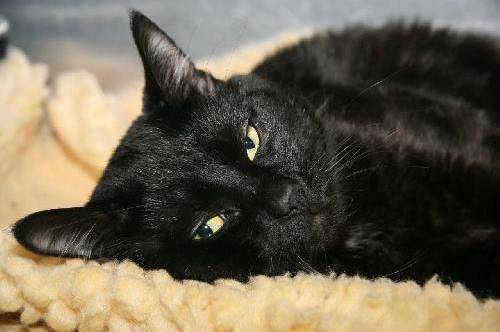
#> input picture Data_set/train/cat.10027.jpg, 500 x 332 px, found by its file name; its folder holds only this picture in this run
$ jupyter execute --allow-errors SVM.ipynb
#> lines starting #> are read from the running program, lines starting #| are printed output that depends on the picture
[cell 1]
import os
import numpy as np
import pandas as pd
from sklearn.model_selection import train_test_split
from sklearn.svm import SVC
from sklearn.metrics import accuracy_score
from PIL import Image

[cell 2]
def load_images_from_folder(folder, image_size=(64, 64)):
#> called with image_size = (64, 64)
    images = []
    labels = []

    for filename in os.listdir(folder):
        if filename.endswith('.jpg'):
            # Derive the label from the filename
            if 'cat' in filename:
                label = 0  # Label 0 for cats
            elif 'dog' in filename:
                label = 1  # Label 1 for dogs
            else:
                continue

            img_path = os.path.join(folder, filename)
            try:
                img = Image.open(img_path).convert('L')  # Convert to grayscale
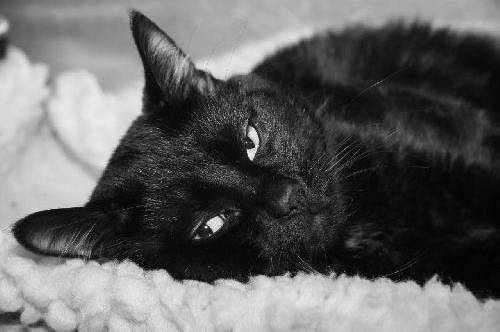
#> img: PIL image 500x332 L; min 0, max 253, mean 98.2
                img = img.resize(image_size)
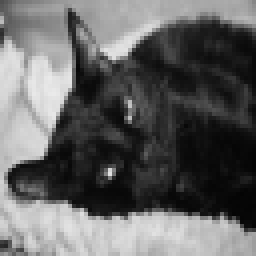
#> img: PIL image 64x64 L (shown 4 times larger); min 4, max 234, mean 98.2
                img_array = np.array(img).flatten()  # Flatten the image
#> img_array = 4096 values, max 234 at index 1485, min 4 at index 2623, mean 98.16
                images.append(img_array)
                labels.append(label)
            except Exception as e:
                print(f"Error loading image {filename}: {e}")

    return images, labels

# Path to the train folder

[cell 3]
train_folder = '/home/abhi/Documents/intern_ml/PRODIGY_ML_03/Data_set/train'

[cell 4]
# Load data and labels
images, labels = load_images_from_folder(train_folder)
#> images = 1 item; labels = [0]

# Convert lists to arrays
X = np.array(images)
y = np.array(labels)
#> y = [0]

# Split data into training and testing sets

$ run again, on Data_set/train/cat.10829.jpg
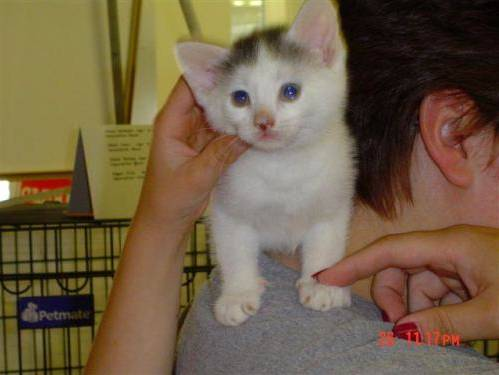
#> input picture Data_set/train/cat.10829.jpg, 499 x 375 px, found by its file name
#> in load_images_from_folder, `img = Image.open(img_path).convert('L')`:
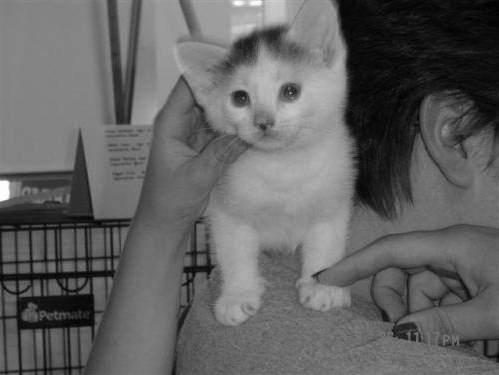
#> img: PIL image 499x375 L; min 1, max 255, mean 98.3
#> in load_images_from_folder, `img = img.resize(image_size)`:
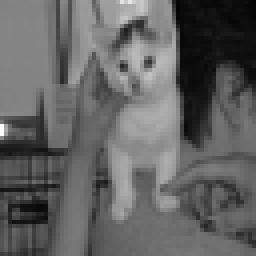
#> img: PIL image 64x64 L (shown 4 times larger); min 4, max 255, mean 98.3
#> img_array = 4096 values, max 255 at index 2048, min 4 at index 172, mean 98.3
#> images = 1 item; labels = [0]

$ run again, on Data_set/train/cat.11085.jpg
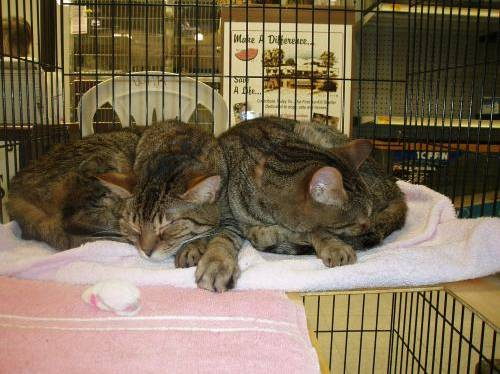
#> input picture Data_set/train/cat.11085.jpg, 500 x 374 px, found by its file name
#> in load_images_from_folder, `img = Image.open(img_path).convert('L')`:
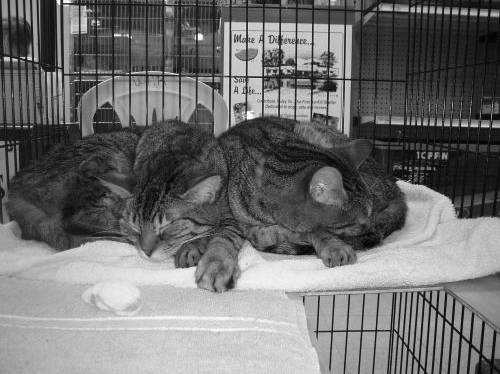
#> img: PIL image 500x374 L; min 0, max 255, mean 112.3
#> in load_images_from_folder, `img = img.resize(image_size)`:
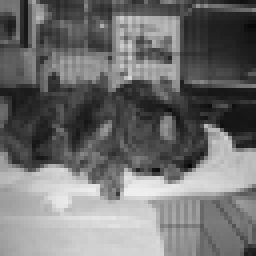
#> img: PIL image 64x64 L (shown 4 times larger); min 7, max 239, mean 112.3
#> img_array = 4096 values, max 239 at index 3108, min 7 at index 2671, mean 112.3
#> images = 1 item; labels = [0]

$ run again, on Data_set/train/cat.11235.jpg
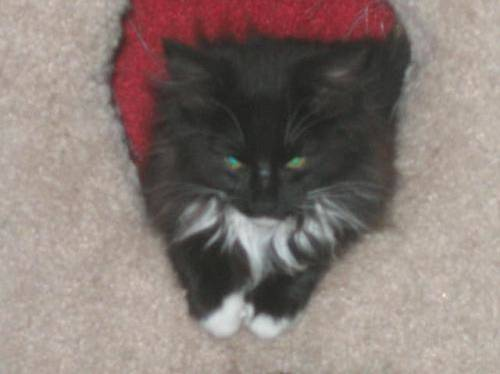
#> input picture Data_set/train/cat.11235.jpg, 500 x 374 px, found by its file name
#> in load_images_from_folder, `img = Image.open(img_path).convert('L')`:
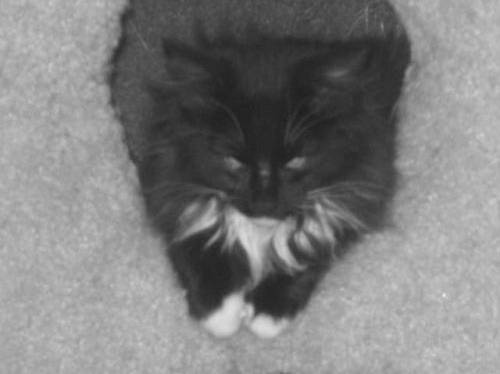
#> img: PIL image 500x374 L; min 28, max 236, mean 126.8
#> in load_images_from_folder, `img = img.resize(image_size)`:
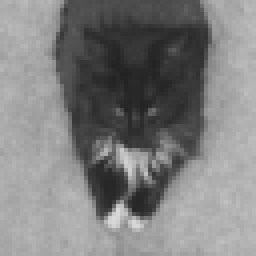
#> img: PIL image 64x64 L (shown 4 times larger); min 34, max 218, mean 126.8
#> img_array = 4096 values, max 218 at index 3357, min 34 at index 998, mean 126.8
#> images = 1 item; labels = [0]

$ run again, on Data_set/train/cat.10201.jpg
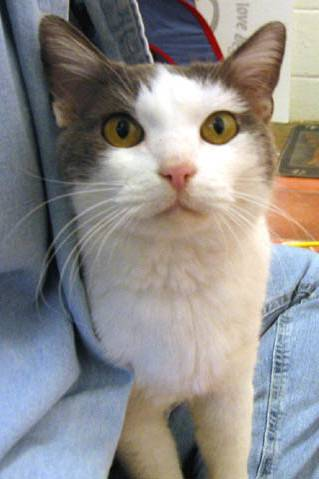
#> input picture Data_set/train/cat.10201.jpg, 319 x 479 px, found by its file name
#> in load_images_from_folder, `img = Image.open(img_path).convert('L')`:
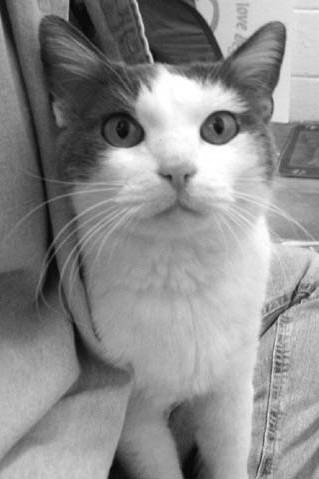
#> img: PIL image 319x479 L; min 2, max 255, mean 140.8
#> in load_images_from_folder, `img = img.resize(image_size)`:
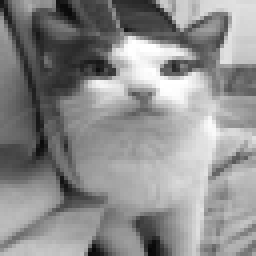
#> img: PIL image 64x64 L (shown 4 times larger); min 7, max 255, mean 140.8
#> img_array = 4096 values, max 255 at index 673, min 7 at index 4005, mean 140.8
#> images = 1 item; labels = [0]
